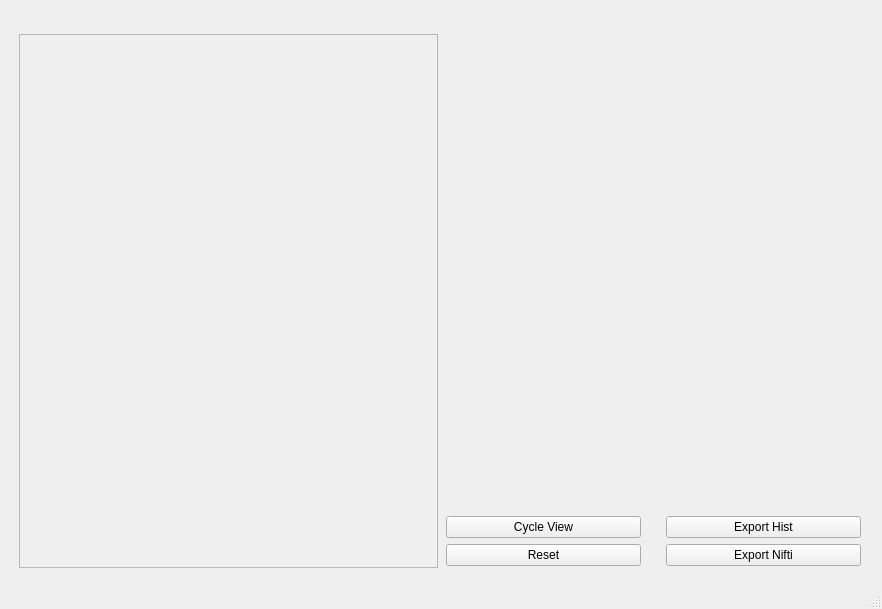
<?xml version="1.0" encoding="UTF-8"?>
<ui version="4.0">
 <class>MainWindow</class>
 <widget class="QMainWindow" name="MainWindow">
  <property name="geometry">
   <rect>
    <x>0</x>
    <y>0</y>
    <width>882</width>
    <height>609</height>
   </rect>
  </property>
  <property name="windowTitle">
   <string>Segmentator_v2</string>
  </property>
  <widget class="QWidget" name="centralwidget">
   <layout class="QGridLayout" name="gridLayout">
    <item row="0" column="0">
     <layout class="QVBoxLayout" name="mainLayout" stretch="4,0,0">
      <property name="margin">
       <number>5</number>
      </property>
      <item>
       <layout class="QGridLayout" name="imgGridLayout" columnstretch="0">
        <property name="margin">
         <number>5</number>
        </property>
       </layout>
      </item>
      <item>
       <spacer name="verticalSpacer">
        <property name="orientation">
         <enum>Qt::Vertical</enum>
        </property>
        <property name="sizeType">
         <enum>QSizePolicy::Maximum</enum>
        </property>
        <property name="sizeHint" stdset="0">
         <size>
          <width>20</width>
          <height>5</height>
         </size>
        </property>
       </spacer>
      </item>
      <item>
       <layout class="QHBoxLayout" name="horizontalLayout" stretch="1,1">
        <property name="margin">
         <number>5</number>
        </property>
        <item>
         <widget class="QFrame" name="frame">
          <property name="frameShape">
           <enum>QFrame::StyledPanel</enum>
          </property>
          <property name="frameShadow">
           <enum>QFrame::Plain</enum>
          </property>
         </widget>
        </item>
        <item>
         <layout class="QGridLayout" name="gridLayout_3" rowstretch="10,1,10" columnstretch="10,1,10" columnminimumwidth="10,1,10">
          <property name="sizeConstraint">
           <enum>QLayout::SetDefaultConstraint</enum>
          </property>
          <property name="margin">
           <number>2</number>
          </property>
          <item row="2" column="2">
           <widget class="QPushButton" name="pushButton_4">
            <property name="text">
             <string>Export Nifti</string>
            </property>
           </widget>
          </item>
          <item row="1" column="2">
           <widget class="QPushButton" name="pushButton_3">
            <property name="text">
             <string>Export Hist</string>
            </property>
           </widget>
          </item>
          <item row="2" column="0">
           <widget class="QPushButton" name="pushButton_2">
            <property name="text">
             <string>Reset</string>
            </property>
           </widget>
          </item>
          <item row="1" column="0">
           <widget class="QPushButton" name="pushButton_1">
            <property name="text">
             <string>Cycle View</string>
            </property>
           </widget>
          </item>
          <item row="1" column="1">
           <spacer name="horizontalSpacer">
            <property name="orientation">
             <enum>Qt::Horizontal</enum>
            </property>
            <property name="sizeType">
             <enum>QSizePolicy::Maximum</enum>
            </property>
            <property name="sizeHint" stdset="0">
             <size>
              <width>30</width>
              <height>20</height>
             </size>
            </property>
           </spacer>
          </item>
         </layout>
        </item>
       </layout>
      </item>
     </layout>
    </item>
   </layout>
  </widget>
  <widget class="QMenuBar" name="menubar">
   <property name="geometry">
    <rect>
     <x>0</x>
     <y>0</y>
     <width>882</width>
     <height>27</height>
    </rect>
   </property>
  </widget>
  <widget class="QStatusBar" name="statusbar"/>
 </widget>
 <resources/>
 <connections/>
</ui>
